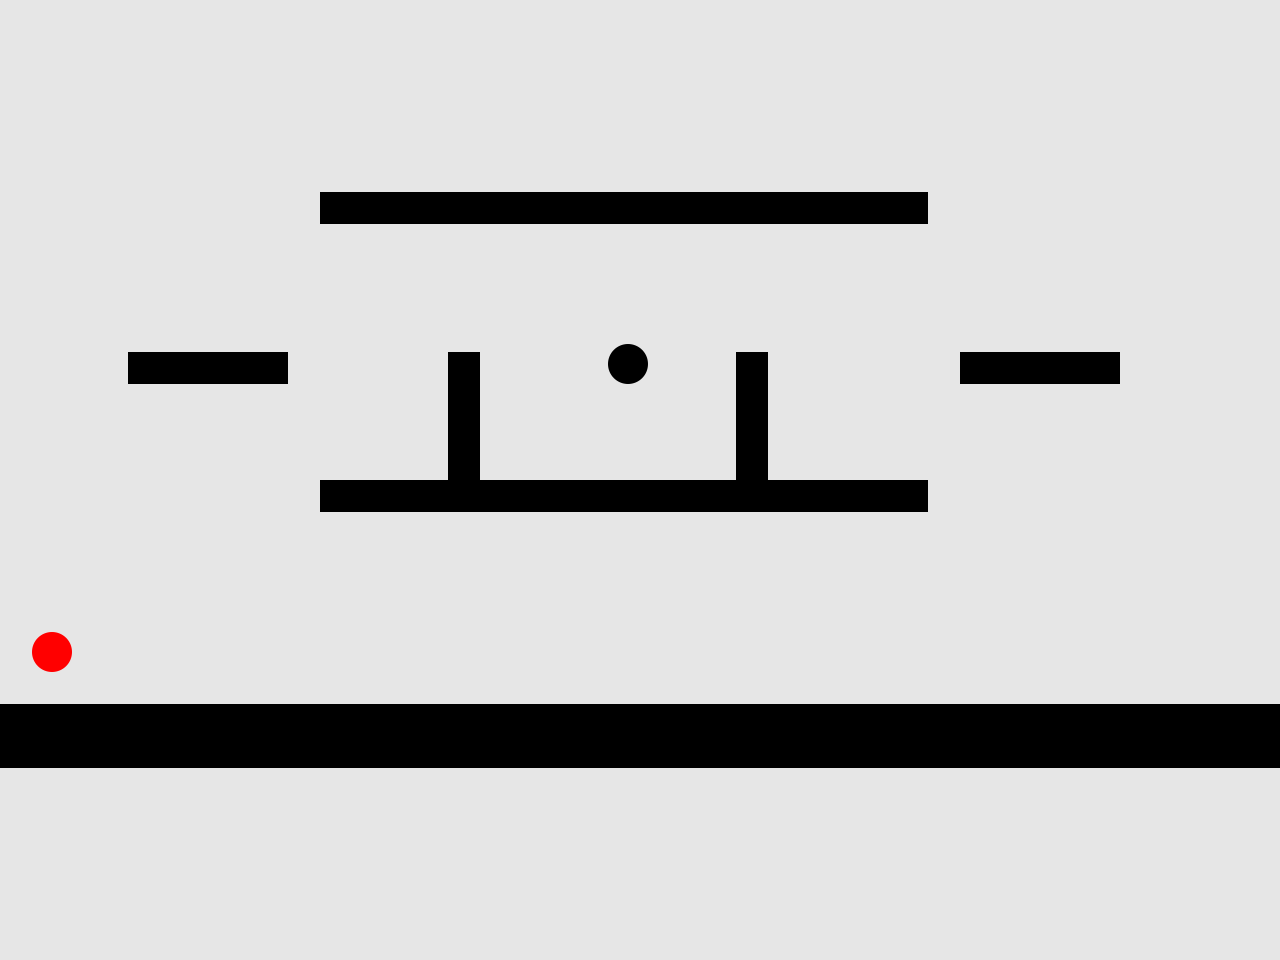

This game map was drawn from its Tiled (.tmx) file and the tilesets committed beside it. A one-line description and the full map source follow:
An orthogonal 40x30 tile map with 32x32 px tiles, 3 tile layers (background, main, entities), 2 tilesets.

<map version="1.8" tiledversion="1.8.2" orientation="orthogonal" renderorder="right-down" width="40" height="30" tilewidth="32" tileheight="32" infinite="0" nextlayerid="4" nextobjectid="1">
 <tileset firstgid="1" source="Tiles.tsx" />
 <tileset firstgid="7" source="Entities.tsx" />
 <layer id="1" name="background" width="40" height="30" locked="1">
  <data encoding="csv">
1,1,1,1,1,1,1,1,1,1,1,1,1,1,1,1,1,1,1,1,1,1,1,1,1,1,1,1,1,1,1,1,1,1,1,1,1,1,1,1,
1,1,1,1,1,1,1,1,1,1,1,1,1,1,1,1,1,1,1,1,1,1,1,1,1,1,1,1,1,1,1,1,1,1,1,1,1,1,1,1,
1,1,1,1,1,1,1,1,1,1,1,1,1,1,1,1,1,1,1,1,1,1,1,1,1,1,1,1,1,1,1,1,1,1,1,1,1,1,1,1,
1,1,1,1,1,1,1,1,1,1,1,1,1,1,1,1,1,1,1,1,1,1,1,1,1,1,1,1,1,1,1,1,1,1,1,1,1,1,1,1,
1,1,1,1,1,1,1,1,1,1,1,1,1,1,1,1,1,1,1,1,1,1,1,1,1,1,1,1,1,1,1,1,1,1,1,1,1,1,1,1,
1,1,1,1,1,1,1,1,1,1,1,1,1,1,1,1,1,1,1,1,1,1,1,1,1,1,1,1,1,1,1,1,1,1,1,1,1,1,1,1,
1,1,1,1,1,1,1,1,1,1,1,1,1,1,1,1,1,1,1,1,1,1,1,1,1,1,1,1,1,1,1,1,1,1,1,1,1,1,1,1,
1,1,1,1,1,1,1,1,1,1,1,1,1,1,1,1,1,1,1,1,1,1,1,1,1,1,1,1,1,1,1,1,1,1,1,1,1,1,1,1,
1,1,1,1,1,1,1,1,1,1,1,1,1,1,1,1,1,1,1,1,1,1,1,1,1,1,1,1,1,1,1,1,1,1,1,1,1,1,1,1,
1,1,1,1,1,1,1,1,1,1,1,1,1,1,1,1,1,1,1,1,1,1,1,1,1,1,1,1,1,1,1,1,1,1,1,1,1,1,1,1,
1,1,1,1,1,1,1,1,1,1,1,1,1,1,1,1,1,1,1,1,1,1,1,1,1,1,1,1,1,1,1,1,1,1,1,1,1,1,1,1,
1,1,1,1,1,1,1,1,1,1,1,1,1,1,1,1,1,1,1,1,1,1,1,1,1,1,1,1,1,1,1,1,1,1,1,1,1,1,1,1,
1,1,1,1,1,1,1,1,1,1,1,1,1,1,1,1,1,1,1,1,1,1,1,1,1,1,1,1,1,1,1,1,1,1,1,1,1,1,1,1,
1,1,1,1,1,1,1,1,1,1,1,1,1,1,1,1,1,1,1,1,1,1,1,1,1,1,1,1,1,1,1,1,1,1,1,1,1,1,1,1,
1,1,1,1,1,1,1,1,1,1,1,1,1,1,1,1,1,1,1,1,1,1,1,1,1,1,1,1,1,1,1,1,1,1,1,1,1,1,1,1,
1,1,1,1,1,1,1,1,1,1,1,1,1,1,1,1,1,1,1,1,1,1,1,1,1,1,1,1,1,1,1,1,1,1,1,1,1,1,1,1,
1,1,1,1,1,1,1,1,1,1,1,1,1,1,1,1,1,1,1,1,1,1,1,1,1,1,1,1,1,1,1,1,1,1,1,1,1,1,1,1,
1,1,1,1,1,1,1,1,1,1,1,1,1,1,1,1,1,1,1,1,1,1,1,1,1,1,1,1,1,1,1,1,1,1,1,1,1,1,1,1,
1,1,1,1,1,1,1,1,1,1,1,1,1,1,1,1,1,1,1,1,1,1,1,1,1,1,1,1,1,1,1,1,1,1,1,1,1,1,1,1,
1,1,1,1,1,1,1,1,1,1,1,1,1,1,1,1,1,1,1,1,1,1,1,1,1,1,1,1,1,1,1,1,1,1,1,1,1,1,1,1,
1,1,1,1,1,1,1,1,1,1,1,1,1,1,1,1,1,1,1,1,1,1,1,1,1,1,1,1,1,1,1,1,1,1,1,1,1,1,1,1,
1,1,1,1,1,1,1,1,1,1,1,1,1,1,1,1,1,1,1,1,1,1,1,1,1,1,1,1,1,1,1,1,1,1,1,1,1,1,1,1,
1,1,1,1,1,1,1,1,1,1,1,1,1,1,1,1,1,1,1,1,1,1,1,1,1,1,1,1,1,1,1,1,1,1,1,1,1,1,1,1,
1,1,1,1,1,1,1,1,1,1,1,1,1,1,1,1,1,1,1,1,1,1,1,1,1,1,1,1,1,1,1,1,1,1,1,1,1,1,1,1,
1,1,1,1,1,1,1,1,1,1,1,1,1,1,1,1,1,1,1,1,1,1,1,1,1,1,1,1,1,1,1,1,1,1,1,1,1,1,1,1,
1,1,1,1,1,1,1,1,1,1,1,1,1,1,1,1,1,1,1,1,1,1,1,1,1,1,1,1,1,1,1,1,1,1,1,1,1,1,1,1,
1,1,1,1,1,1,1,1,1,1,1,1,1,1,1,1,1,1,1,1,1,1,1,1,1,1,1,1,1,1,1,1,1,1,1,1,1,1,1,1,
1,1,1,1,1,1,1,1,1,1,1,1,1,1,1,1,1,1,1,1,1,1,1,1,1,1,1,1,1,1,1,1,1,1,1,1,1,1,1,1,
1,1,1,1,1,1,1,1,1,1,1,1,1,1,1,1,1,1,1,1,1,1,1,1,1,1,1,1,1,1,1,1,1,1,1,1,1,1,1,1,
1,1,1,1,1,1,1,1,1,1,1,1,1,1,1,1,1,1,1,1,1,1,1,1,1,1,1,1,1,1,1,1,1,1,1,1,1,1,1,1
</data>
 </layer>
 <layer id="2" name="main" width="40" height="30" locked="1">
  <data encoding="csv">
0,0,0,0,0,0,0,0,0,0,0,0,0,0,0,0,0,0,0,0,0,0,0,0,0,0,0,0,0,0,0,0,0,0,0,0,0,0,0,0,
0,0,0,0,0,0,0,0,0,0,0,0,0,0,0,0,0,0,0,0,0,0,0,0,0,0,0,0,0,0,0,0,0,0,0,0,0,0,0,0,
0,0,0,0,0,0,0,0,0,0,0,0,0,0,0,0,0,0,0,0,0,0,0,0,0,0,0,0,0,0,0,0,0,0,0,0,0,0,0,0,
0,0,0,0,0,0,0,0,0,0,0,0,0,0,0,0,0,0,0,0,0,0,0,0,0,0,0,0,0,0,0,0,0,0,0,0,0,0,0,0,
0,0,0,0,0,0,0,0,0,0,0,0,0,0,0,0,0,0,0,0,0,0,0,0,0,0,0,0,0,0,0,0,0,0,0,0,0,0,0,0,
0,0,0,0,0,0,0,0,0,0,0,0,0,0,0,0,0,0,0,0,0,0,0,0,0,0,0,0,0,0,0,0,0,0,0,0,0,0,0,0,
0,0,0,0,0,0,0,0,0,0,2,2,2,2,2,2,2,2,2,2,2,2,2,2,2,2,2,2,2,0,0,0,0,0,0,0,0,0,0,0,
0,0,0,0,0,0,0,0,0,0,0,0,0,0,0,0,0,0,0,0,0,0,0,0,0,0,0,0,0,0,0,0,0,0,0,0,0,0,0,0,
0,0,0,0,0,0,0,0,0,0,0,0,0,0,0,0,0,0,0,0,0,0,0,0,0,0,0,0,0,0,0,0,0,0,0,0,0,0,0,0,
0,0,0,0,0,0,0,0,0,0,0,0,0,0,0,0,0,0,0,0,0,0,0,0,0,0,0,0,0,0,0,0,0,0,0,0,0,0,0,0,
0,0,0,0,0,0,0,0,0,0,0,0,0,0,0,0,0,0,0,0,0,0,0,0,0,0,0,0,0,0,0,0,0,0,0,0,0,0,0,0,
0,0,0,0,2,2,2,2,2,0,0,0,0,0,2,0,0,0,0,0,0,0,0,2,0,0,0,0,0,0,2,2,2,2,2,0,0,0,0,0,
0,0,0,0,0,0,0,0,0,0,0,0,0,0,2,0,0,0,0,0,0,0,0,2,0,0,0,0,0,0,0,0,0,0,0,0,0,0,0,0,
0,0,0,0,0,0,0,0,0,0,0,0,0,0,2,0,0,0,0,0,0,0,0,2,0,0,0,0,0,0,0,0,0,0,0,0,0,0,0,0,
0,0,0,0,0,0,0,0,0,0,0,0,0,0,2,0,0,0,0,0,0,0,0,2,0,0,0,0,0,0,0,0,0,0,0,0,0,0,0,0,
0,0,0,0,0,0,0,0,0,0,2,2,2,2,2,2,2,2,2,2,2,2,2,2,2,2,2,2,2,0,0,0,0,0,0,0,0,0,0,0,
0,0,0,0,0,0,0,0,0,0,0,0,0,0,0,0,0,0,0,0,0,0,0,0,0,0,0,0,0,0,0,0,0,0,0,0,0,0,0,0,
0,0,0,0,0,0,0,0,0,0,0,0,0,0,0,0,0,0,0,0,0,0,0,0,0,0,0,0,0,0,0,0,0,0,0,0,0,0,0,0,
0,0,0,0,0,0,0,0,0,0,0,0,0,0,0,0,0,0,0,0,0,0,0,0,0,0,0,0,0,0,0,0,0,0,0,0,0,0,0,0,
0,0,0,0,0,0,0,0,0,0,0,0,0,0,0,0,0,0,0,0,0,0,0,0,0,0,0,0,0,0,0,0,0,0,0,0,0,6,0,0,
0,0,0,0,0,0,0,0,0,0,0,0,0,0,0,0,0,0,0,0,0,0,0,0,0,0,0,0,0,0,0,0,0,0,0,0,0,5,0,0,
0,0,0,0,0,0,0,0,0,0,0,0,0,0,0,0,0,0,0,0,0,0,0,0,0,0,0,0,0,0,0,0,0,0,0,0,0,4,0,0,
2,2,2,2,2,2,2,2,2,2,2,2,2,2,2,2,2,2,2,2,2,2,2,2,2,2,2,2,2,2,2,2,2,2,2,2,2,2,2,2,
2,2,2,2,2,2,2,2,2,2,2,2,2,2,2,2,2,2,2,2,2,2,2,2,2,2,2,2,2,2,2,2,2,2,2,2,2,2,2,2,
0,0,0,0,0,0,0,0,0,0,0,0,0,0,0,0,0,0,0,0,0,0,0,0,0,0,0,0,0,0,0,0,0,0,0,0,0,0,0,0,
0,0,0,0,0,0,0,0,0,0,0,0,0,0,0,0,0,0,0,0,0,0,0,0,0,0,0,0,0,0,0,0,0,0,0,0,0,0,0,0,
0,0,0,0,0,0,0,0,0,0,0,0,0,0,0,0,0,0,0,0,0,0,0,0,0,0,0,0,0,0,0,0,0,0,0,0,0,0,0,0,
0,0,0,0,0,0,0,0,0,0,0,0,0,0,0,0,0,0,0,0,0,0,0,0,0,0,0,0,0,0,0,0,0,0,0,0,0,0,0,0,
0,0,0,0,0,0,0,0,0,0,0,0,0,0,0,0,0,0,0,0,0,0,0,0,0,0,0,0,0,0,0,0,0,0,0,0,0,0,0,0,
0,0,0,0,0,0,0,0,0,0,0,0,0,0,0,0,0,0,0,0,0,0,0,0,0,0,0,0,0,0,0,0,0,0,0,0,0,0,0,0
</data>
 </layer>
 <layer id="3" name="entities" width="40" height="30" locked="1">
  <data encoding="csv">
0,0,0,0,0,0,0,0,0,0,0,0,0,0,0,0,0,0,0,0,0,0,0,0,0,0,0,0,0,0,0,0,0,0,0,0,0,0,0,0,
0,0,0,0,0,0,0,0,0,0,0,0,0,0,0,0,0,0,0,0,0,0,0,0,0,0,0,0,0,0,0,0,0,0,0,0,0,0,0,0,
0,0,0,0,0,0,0,0,0,0,0,0,0,0,0,0,0,0,0,0,0,0,0,0,0,0,0,0,0,0,0,0,0,0,0,0,0,0,0,0,
0,0,0,0,0,0,0,0,0,0,0,0,0,0,0,0,0,0,0,0,0,0,0,0,0,0,0,0,0,0,0,0,0,0,0,0,0,0,0,0,
0,0,0,0,0,0,0,0,0,0,0,0,0,0,0,0,0,0,0,0,0,0,0,0,0,0,0,0,0,0,0,0,0,0,0,0,0,0,0,0,
0,0,0,0,0,0,0,0,0,0,0,0,0,0,0,0,0,0,0,0,0,0,0,0,0,0,0,0,0,0,0,0,0,0,0,0,0,0,0,0,
0,0,0,0,0,0,0,0,0,0,0,0,0,0,0,0,0,0,0,0,0,0,0,0,0,0,0,0,0,0,0,0,0,0,0,0,0,0,0,0,
0,0,0,0,0,0,0,0,0,0,0,0,0,0,0,0,0,0,0,0,0,0,0,0,0,0,0,0,0,0,0,0,0,0,0,0,0,0,0,0,
0,0,0,0,0,0,0,0,0,0,0,0,0,0,0,0,0,0,0,0,0,0,0,0,0,0,0,0,0,0,0,0,0,0,0,0,0,0,0,0,
0,0,0,0,0,0,0,0,0,0,0,0,0,0,0,0,0,0,0,0,0,0,0,0,0,0,0,0,0,0,0,0,0,0,0,0,0,0,0,0,
0,0,0,0,0,0,0,0,0,0,0,0,0,0,0,0,0,0,0,0,0,0,0,0,0,0,0,0,0,0,0,0,0,0,0,0,0,0,0,0,
0,0,0,0,0,0,0,0,0,0,0,0,0,0,0,0,0,0,0,8,0,0,0,0,0,0,0,0,0,0,0,0,0,0,0,0,0,0,0,0,
0,0,0,0,0,0,0,0,0,0,0,0,0,0,0,0,0,0,0,0,0,0,0,0,0,0,0,0,0,0,0,0,0,0,0,0,0,0,0,0,
0,0,0,0,0,0,0,0,0,0,0,0,0,0,0,0,0,0,0,0,0,0,0,0,0,0,0,0,0,0,0,0,0,0,0,0,0,0,0,0,
0,0,0,0,0,0,0,0,0,0,0,0,0,0,0,0,0,0,0,0,0,0,0,0,0,0,0,0,0,0,0,0,0,0,0,0,0,0,0,0,
0,0,0,0,0,0,0,0,0,0,0,0,0,0,0,0,0,0,0,0,0,0,0,0,0,0,0,0,0,0,0,0,0,0,0,0,0,0,0,0,
0,0,0,0,0,0,0,0,0,0,0,0,0,0,0,0,0,0,0,0,0,0,0,0,0,0,0,0,0,0,0,0,0,0,0,0,0,0,0,0,
0,0,0,0,0,0,0,0,0,0,0,0,0,0,0,0,0,0,0,0,0,0,0,0,0,0,0,0,0,0,0,0,0,0,0,0,0,0,0,0,
0,0,0,0,0,0,0,0,0,0,0,0,0,0,0,0,0,0,0,0,0,0,0,0,0,0,0,0,0,0,0,0,0,0,0,0,0,0,0,0,
0,0,0,0,0,0,0,0,0,0,0,0,0,0,0,0,0,0,0,0,0,0,0,0,0,0,0,0,0,0,0,0,0,0,0,0,0,0,0,0,
0,7,0,0,0,0,0,0,0,0,0,0,0,0,0,0,0,0,0,0,0,0,0,0,0,0,0,0,0,0,0,0,0,0,0,0,0,0,0,0,
0,0,0,0,0,0,0,0,0,0,0,0,0,0,0,0,0,0,0,0,0,0,0,0,0,0,0,0,0,0,0,0,0,0,0,0,0,0,0,0,
0,0,0,0,0,0,0,0,0,0,0,0,0,0,0,0,0,0,0,0,0,0,0,0,0,0,0,0,0,0,0,0,0,0,0,0,0,0,0,0,
0,0,0,0,0,0,0,0,0,0,0,0,0,0,0,0,0,0,0,0,0,0,0,0,0,0,0,0,0,0,0,0,0,0,0,0,0,0,0,0,
0,0,0,0,0,0,0,0,0,0,0,0,0,0,0,0,0,0,0,0,0,0,0,0,0,0,0,0,0,0,0,0,0,0,0,0,0,0,0,0,
0,0,0,0,0,0,0,0,0,0,0,0,0,0,0,0,0,0,0,0,0,0,0,0,0,0,0,0,0,0,0,0,0,0,0,0,0,0,0,0,
0,0,0,0,0,0,0,0,0,0,0,0,0,0,0,0,0,0,0,0,0,0,0,0,0,0,0,0,0,0,0,0,0,0,0,0,0,0,0,0,
0,0,0,0,0,0,0,0,0,0,0,0,0,0,0,0,0,0,0,0,0,0,0,0,0,0,0,0,0,0,0,0,0,0,0,0,0,0,0,0,
0,0,0,0,0,0,0,0,0,0,0,0,0,0,0,0,0,0,0,0,0,0,0,0,0,0,0,0,0,0,0,0,0,0,0,0,0,0,0,0,
0,0,0,0,0,0,0,0,0,0,0,0,0,0,0,0,0,0,0,0,0,0,0,0,0,0,0,0,0,0,0,0,0,0,0,0,0,0,0,0
</data>
 </layer>
</map>